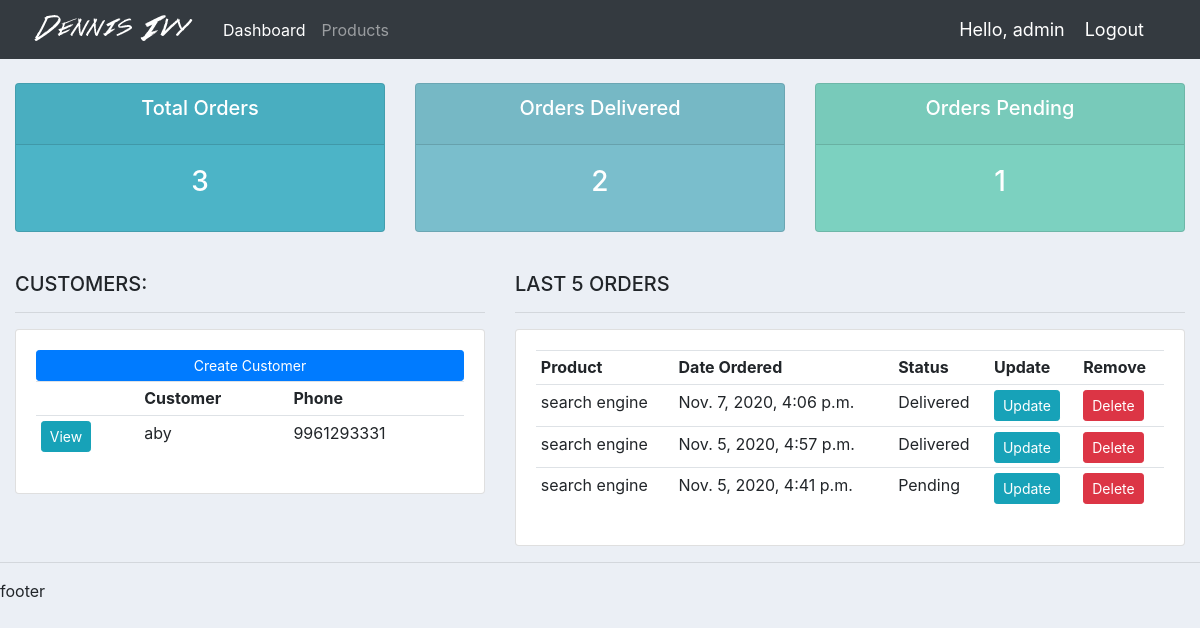
The app's page / (signed in) with its own data.
### accounts/models.py (models this page shows, shortened)
class Customer(models.Model):
	user = models.OneToOneField(User, null=True, blank=True, on_delete=models.CASCADE)
	name = models.CharField(max_length=200, null=True)
	phone = models.CharField(max_length=20, null=True)
	email = models.EmailField(null=True)
	profile_pic = models.ImageField(default='default.webp',null=True, blank=True)
	date_created = models.DateTimeField(auto_now_add=True)

class Order(models.Model):
	STATUS = (
		('Pending','Pending'),
		('Out for delivery','Out for delivery'),
		('Delivered','Delivered')
		)
	customer = models.ForeignKey(Customer, on_delete=models.SET_NULL, null=True)
	product = models.ForeignKey(Product, on_delete=models.SET_NULL, null=True)
	date_created = models.DateTimeField(auto_now_add=True)
	status = models.CharField(max_length=200, null=True, choices=STATUS)

class Product(models.Model):
	CATEGORY = (
		('Indoor','Indoor'),
		('Out door','Out door')
		)
	name=models.CharField(max_length=200, null=True, default='Product Deleted')
	price=models.FloatField(null=True)
	category=models.CharField(max_length=200, null=True, choices=CATEGORY)
	description=models.CharField(max_length=200, null=True, blank=True)
	date_created = models.DateTimeField(auto_now_add=True)
	tag = models.ManyToManyField(Tag)
	def __str__(self):
		return self.name

### accounts/decorators.py (the view)
	def wrapper_func(request, *args, **kwargs):
		group = None
		if request.user.groups.exists():
				group = request.user.groups.all()[0].name
		if group == 'customer':
			return redirect('user')
		if group == 'admin':
			return view_func(request, *args, **kwargs)

### accounts/views.py (called while the page is built)
@login_required(login_url='login')
@admin_only
def index(request):
	orders = Order.objects.all().order_by('-id')
	customers = Customer.objects.all()
	last_5_orders = orders[:5]
	total_customers = customers.count()
	total_orders = orders.count()
	delivered = orders.filter(status='Delivered').count()
	pending = orders.filter(status='Pending').count()
	context = { 'orders':last_5_orders, 'customers':customers, 'total_orders':total_orders, 'delivered':delivered, 'pending':pending }
	return render(request, 'dashboard/dashboard.html', context=context)

### accounts/templates/dashboard/dashboard.html
{% extends 'main/base.html' %}
{% block content %}
{% include 'main/status.html' %}
<br>
<div class="row">
    <div class="col-md-5">
        <h5>CUSTOMERS:</h5>
        <hr>
        <div class="card card-body">
            <a class="btn btn-primary  btn-sm btn-block" href="">Create Customer</a>
            <table class="table table-sm">
                <tr>
                    <th></th>
                    <th>Customer</th>
                    <th>Phone</th>
                </tr>
                {% for customer in customers %}
                <tr>
                    <td><a href="{% url 'customer' customer.id %}" class="btn btn-sm btn-info">View</a></td>
                    <td>{{ customer.name }}</td>
                    <td>{{ customer.phone }}</td>
                </tr>
                {% endfor %}
            </table>
        </div>
    </div>
    <div class="col-md-7">
        <h5>LAST 5 ORDERS</h5>
        <hr>
        <div class="card card-body">
            <table class="table table-sm">
                <tr>
                    <th>Product</th>
                    <th>Date Ordered</th>
                    <th>Status</th>
                    <th>Update</th>
                    <th>Remove</th>
                </tr>
                {% for order in orders %}
                <tr>
                    <td>{{ order.product }}</td>
                    <td>{{ order.date_created }}</td>
                    <td>{{ order.status }}</td>
                    <td><a href="{% url 'update_order' order.id %}" class="btn btn-sm btn-info">Update</a></td>
                    <td><a href="{% url 'delete_order' order.id %}" class="btn btn-sm btn-danger">Delete</a></td>
                </tr>
                {% endfor %}
            </table>
        </div>
    </div>
</div>
{% endblock %}

### accounts/templates/main/navbar.html (shortened to what this page needs)
{% load static %}
<nav class="navbar navbar-expand-lg navbar-dark bg-dark">
  <img src="{% static 'images/accounts/logo.png' %}" alt="">
  <div class="collapse navbar-collapse" id="navbarNav">
    <ul class="navbar-nav">
      {% if request.user.is_staff %}
        <li class="nav-item active">
          <a class="nav-link" href="{% url 'index' %}">Dashboard <span class="sr-only">(current)</span></a>
        </li>
        <li class="nav-item">
          <a class="nav-link" href="{% url 'products' %}">Products</a>
        </li>
      {% else %}
        <li class="nav-item">
          <a href="{% url 'account' %}" class="nav-link">Settings</a>
        </li>
      {% endif %}
    </ul>
  </div>
  <span class="hello-user">Hello, {{request.user}}</span>
  <span class="hello-user"><a href="{% url 'logout' %}" class="hello-user">Logout</a></span>
</nav>

### static/css/accounts/main.css (style rules this page uses)
body { background-color: #ebeff5; }

### accounts/templates/main/navbar.html (style rules this page uses)
.hello-user { font-size: 18px; color: #fff; margin-right: 20px; }

### records on screen
Customer: name "aby", phone "9961293331"
Order: product "search engine", date_created "Nov. 7, 2020, 4:06 p.m.", status "Delivered"
Order: product "search engine", date_created "Nov. 5, 2020, 4:57 p.m.", status "Delivered"
Order: product "search engine", date_created "Nov. 5, 2020, 4:41 p.m.", status "Pending"

### other values on screen
{{ request.user }} "admin"
{{ total_orders }} "3"
{{ delivered }} "2"
{{ pending }} "1"
